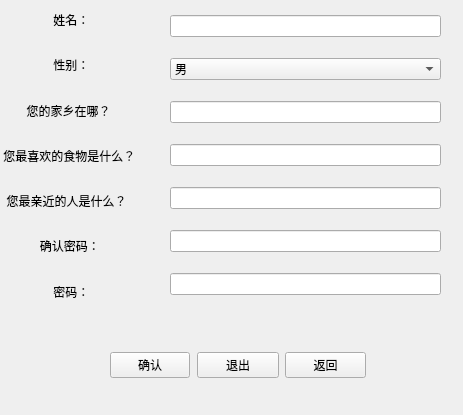
<?xml version="1.0" encoding="UTF-8"?>
<ui version="4.0">
 <class>Reg_account</class>
 <widget class="QDialog" name="Reg_account">
  <property name="geometry">
   <rect>
    <x>0</x>
    <y>0</y>
    <width>463</width>
    <height>415</height>
   </rect>
  </property>
  <property name="windowTitle">
   <string>Dialog</string>
  </property>
  <widget class="QPushButton" name="pushButton_2">
   <property name="geometry">
    <rect>
     <x>740</x>
     <y>330</y>
     <width>89</width>
     <height>24</height>
    </rect>
   </property>
   <property name="text">
    <string>确定</string>
   </property>
  </widget>
  <widget class="QWidget" name="verticalLayoutWidget">
   <property name="geometry">
    <rect>
     <x>170</x>
     <y>0</y>
     <width>271</width>
     <height>311</height>
    </rect>
   </property>
   <layout class="QVBoxLayout" name="verticalLayout">
    <item>
     <widget class="QLineEdit" name="nameinput"/>
    </item>
    <item>
     <widget class="QComboBox" name="sexSelect">
      <item>
       <property name="text">
        <string>男</string>
       </property>
      </item>
      <item>
       <property name="text">
        <string>女</string>
       </property>
      </item>
     </widget>
    </item>
    <item>
     <widget class="QLineEdit" name="hometowninfo"/>
    </item>
    <item>
     <widget class="QLineEdit" name="foodinfo"/>
    </item>
    <item>
     <widget class="QLineEdit" name="personinfo"/>
    </item>
    <item>
     <widget class="QLineEdit" name="psw">
      <property name="echoMode">
       <enum>QLineEdit::Password</enum>
      </property>
     </widget>
    </item>
    <item>
     <widget class="QLineEdit" name="psw2">
      <property name="echoMode">
       <enum>QLineEdit::Password</enum>
      </property>
     </widget>
    </item>
   </layout>
  </widget>
  <widget class="QWidget" name="verticalLayoutWidget_2">
   <property name="geometry">
    <rect>
     <x>0</x>
     <y>0</y>
     <width>183</width>
     <height>311</height>
    </rect>
   </property>
   <layout class="QVBoxLayout" name="verticalLayout_2">
    <item>
     <widget class="QLabel" name="label_4">
      <property name="text">
       <string>                姓名：</string>
      </property>
     </widget>
    </item>
    <item>
     <widget class="QLabel" name="label_5">
      <property name="text">
       <string>                性别：</string>
      </property>
     </widget>
    </item>
    <item>
     <widget class="QLabel" name="label_6">
      <property name="text">
       <string>        您的家乡在哪？</string>
      </property>
     </widget>
    </item>
    <item>
     <widget class="QLabel" name="label_7">
      <property name="text">
       <string> 您最喜欢的食物是什么？</string>
      </property>
     </widget>
    </item>
    <item>
     <widget class="QLabel" name="label_8">
      <property name="text">
       <string>  您最亲近的人是什么？</string>
      </property>
     </widget>
    </item>
    <item>
     <widget class="QLabel" name="label_2">
      <property name="text">
       <string>            确认密码：</string>
      </property>
     </widget>
    </item>
    <item>
     <widget class="QLabel" name="label">
      <property name="text">
       <string>                密码：</string>
      </property>
     </widget>
    </item>
   </layout>
  </widget>
  <widget class="QWidget" name="verticalLayoutWidget_3">
   <property name="geometry">
    <rect>
     <x>0</x>
     <y>390</y>
     <width>2</width>
     <height>2</height>
    </rect>
   </property>
   <layout class="QVBoxLayout" name="verticalLayout_3"/>
  </widget>
  <widget class="QWidget" name="horizontalLayoutWidget">
   <property name="geometry">
    <rect>
     <x>110</x>
     <y>320</y>
     <width>256</width>
     <height>91</height>
    </rect>
   </property>
   <layout class="QHBoxLayout" name="horizontalLayout">
    <item alignment="Qt::AlignLeft">
     <widget class="QPushButton" name="confirmbtn">
      <property name="text">
       <string>确认</string>
      </property>
     </widget>
    </item>
    <item>
     <widget class="QPushButton" name="exitbtn">
      <property name="text">
       <string>退出</string>
      </property>
     </widget>
    </item>
    <item>
     <widget class="QPushButton" name="backbtn">
      <property name="text">
       <string>返回</string>
      </property>
     </widget>
    </item>
   </layout>
  </widget>
 </widget>
 <resources/>
 <connections/>
</ui>
